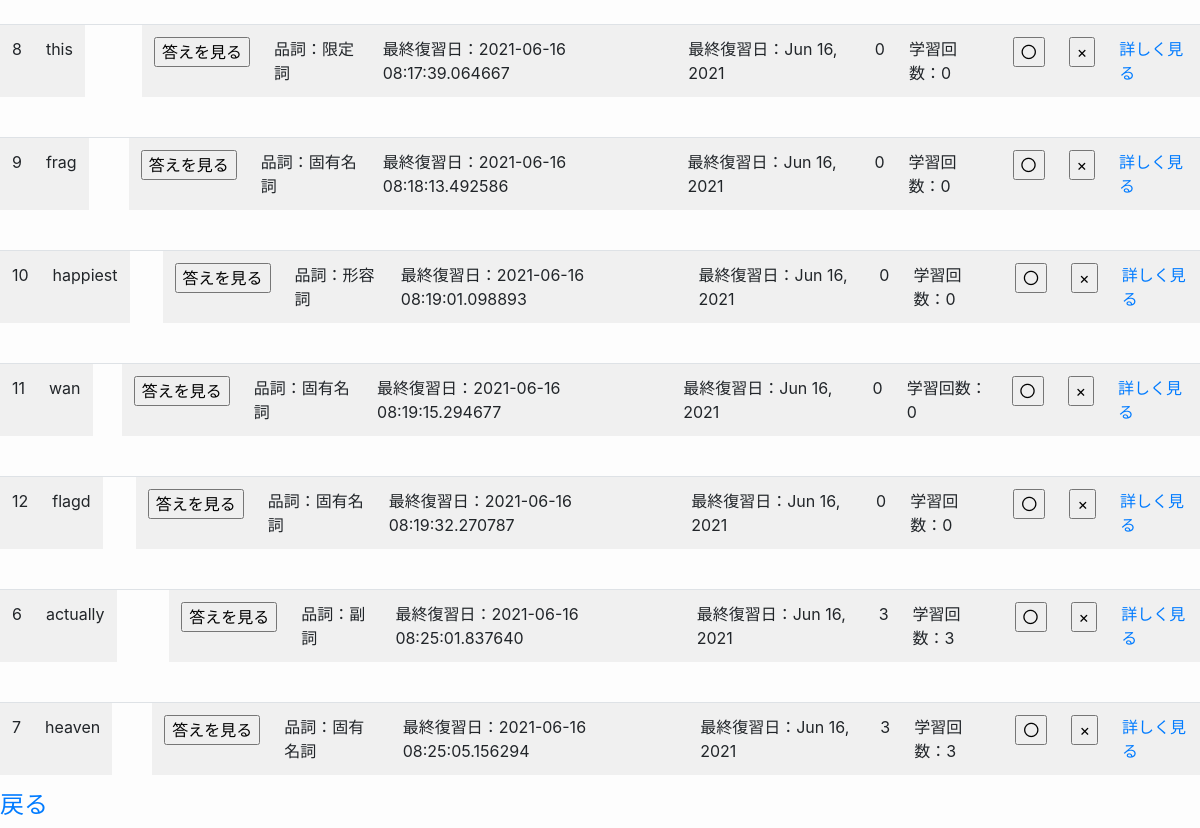
Screenshot of /studying (signed in) with the database file from the repository.
### models/models.py (models this page shows, shortened)
class List(Base):
    __tablename__ = 'lists'
    id = Column(Integer, primary_key=True)
    userid = Column(String(128))
    front = Column(String(128))
    back = Column(String(128))
    partofspeech = Column(Text)
    memo = Column(Text)
    sumcount = Column(Integer)
    count = Column(Integer)
    date = Column(DateTime, default=datetime.today())

### app/app.py (the view)
@app.route("/studying")
def studying():
    if "user_name" in session:
        name = session["user_name"]
        studyALL = List.query.filter_by(userid=name).order_by(List.date.asc())
        nowdate = datetime.today()
        meg = "もうちょっとこうだったら使いやすいのに、を集めた英単語アプリです。"
        meg2 = "主な機能を紹介します。"
        meg3 = "１・反復学習"
        return render_template("studying.html",studyALL=studyALL,nowdate=nowdate,meg=meg,meg2=meg2,meg3=meg3)
    else:
        return redirect(url_for("top",status="logout"))

### app/templates/studying.html (shortened to what this page needs)
{% extends "layout.html" %}
{% block time %}
<div class="table-responsive">
    {% for studyone in studyALL %}
    <table class="table table-striped">
        <tr>
            <td>{{studyone.id}}</td>
            <td>{{studyone.front}}</td>
            <td>
                <input type="button" value="答えを見る" onclick="clickBtn('{{studyone.id}}')" />
            </td>
            <td>品詞：{{studyone.partofspeech}}</td>
            <td>最終復習日：{{studyone.date}}</td>
            <td>最終復習日：{{studyone.date.strftime('%b %d, %Y')}}</td>
            <td>{{studyone.count}}</td>
            <td>学習回数：{{studyone.sumcount}}</td>
            <td>
                <form action="/understand/{{studyone.id}}" method="post" name="understand">
                    <input type="submit" name="understand" value="〇">
                </form>
            </td>
            <td>
                <form action="/repeats/{{studyone.id}}" method="post" name="repeats">
                    <input type="submit" name="repeats" value="×">
                </form>
            </td>
            <td>
                <a class="pronounce" href="/pronounce/{{studyone.id}}">詳しく見る</a>
            </td>
        </tr>
    </table>
    {% endfor %}
</div>
<h4><a class="new" href="/index">戻る</a></h4>
{% endblock %}

### app/static/css/style.css (style rules this page uses)
body { background-color: rgb(253, 253, 253); }

### rows the page displays
List: id "8", front "this", partofspeech "限定詞", date "2021-06-16 08:17:39.064667", date "Jun 16, 2021", count "0", sumcount "0"
List: id "9", front "frag", partofspeech "固有名詞", date "2021-06-16 08:18:13.492586", date "Jun 16, 2021", count "0", sumcount "0"
List: id "10", front "happiest", partofspeech "形容詞", date "2021-06-16 08:19:01.098893", date "Jun 16, 2021", count "0", sumcount "0"
List: id "11", front "wan", partofspeech "固有名詞", date "2021-06-16 08:19:15.294677", date "Jun 16, 2021", count "0", sumcount "0"
List: id "12", front "flagd", partofspeech "固有名詞", date "2021-06-16 08:19:32.270787", date "Jun 16, 2021", count "0", sumcount "0"
List: id "6", front "actually", partofspeech "副詞", date "2021-06-16 08:25:01.837640", date "Jun 16, 2021", count "3", sumcount "3"
List: id "7", front "heaven", partofspeech "固有名詞", date "2021-06-16 08:25:05.156294", date "Jun 16, 2021", count "3", sumcount "3"
